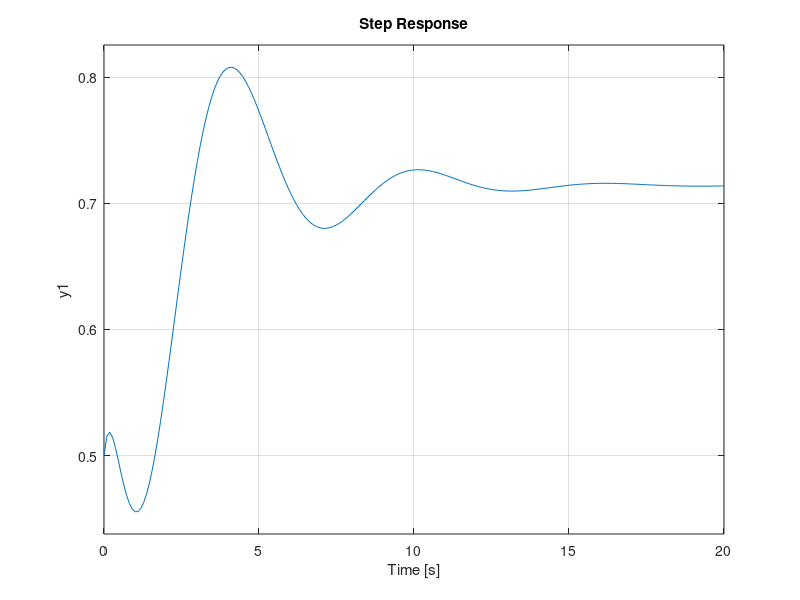

Write the MATLAB code that produced this figure. (Note: this script raises an error after producing the figure.)
% Nyquist test

H = zpk([2 2 -3],[-2 -2 -2 -1],1)
IPGH = 1 + H;
nyquist(IPGH);


cLoop = feedback(IPGH,1)
step(cLoop)

%% Decomposizione valori singolari
A = diag([1 2 3 4])
%A'*A
s = svd(A)

% (x-1)(x-2)(x+3)
u = [1  0  -7  6]
A = compan(u)
eig = eig(A)

Sing = svd(A)
max(Sing)
% prova formula maxSingVal(A) = max_i sqrt(lambda-i*(A'*A)
sqrt(eig(1)*(A'*A))
sqrt(eig(2)*(A'*A))
sqrt(eig(3)*(A'*A))


% should be the same as Sing
sqrt(eig(A'*A))

Sing = svd(A)
% massimo valore singolare
max(Sing)